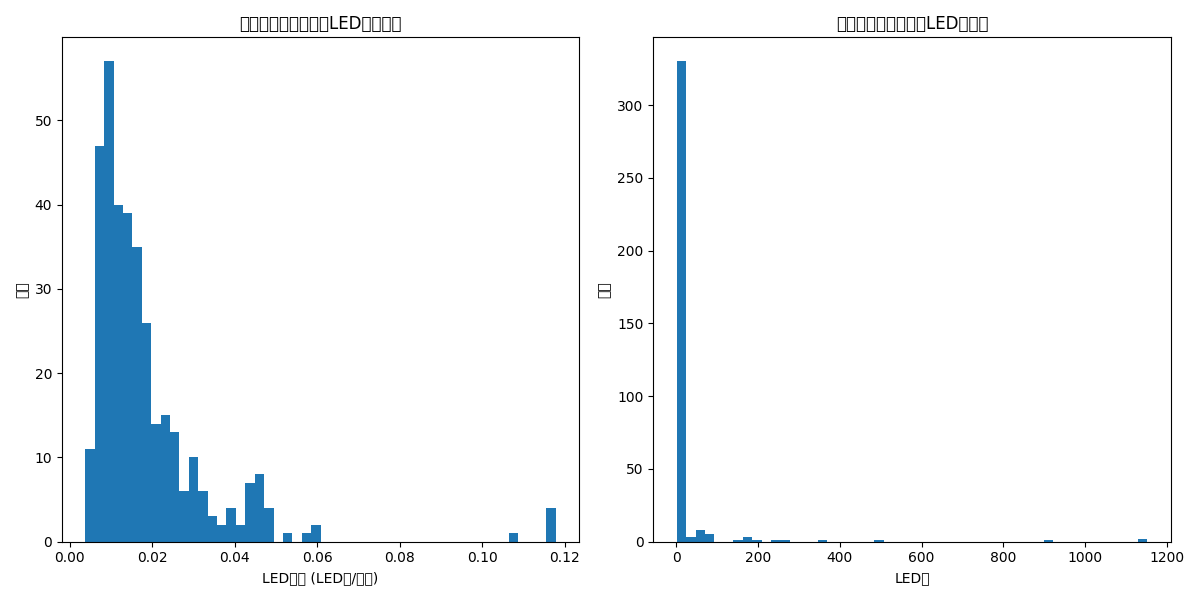
#> input picture server/app/services/led_database/improved_models/excluded_data_analysis.png, 1200 x 600 px
$ python -i pixelation_service.py   (imports and definitions only)   (older library calls are emulated)
#> lines starting #> are read from the running program, lines starting #| are printed output that depends on the picture
import cv2
import numpy as np
from typing import Tuple
from pydantic import BaseModel

class PixelationResponse(BaseModel):
    is_pixelated: bool
    pixelation_score: float

class PixelationService:
    def __init__(self):
        pass

    def is_pixelated(self, image_data: bytes, threshold: float = 0.5) -> Tuple[bool, float]:
        """
        Detect if an image is pixelated within a certain threshold.

        Args:
            image_data (bytes): The image data.
            threshold (float): The pixelation threshold.
                Scores above this value are considered pixelated.
                Defaults to 0.5.

        Returns:
            Tuple[bool, float]: A tuple containing:
                - bool: True if the image is considered pixelated, False otherwise.
                - float: The pixelation score, where higher values indicate more pixelation.

        Raises:
            ValueError: If there's an error processing the image.
        """
        try:
            # Convert bytes to numpy array
            nparr = np.frombuffer(image_data, np.uint8)
            img = cv2.imdecode(nparr, cv2.IMREAD_COLOR)

            # Convert to grayscale
            gray = cv2.cvtColor(img, cv2.COLOR_BGR2GRAY)

            # Apply Sobel edge detection
            sobelx = cv2.Sobel(gray, cv2.CV_64F, 1, 0, ksize=3)
            sobely = cv2.Sobel(gray, cv2.CV_64F, 0, 1, ksize=3)

            # Calculate the magnitude of gradients
            magnitude = np.sqrt(sobelx**2 + sobely**2)

            # Normalize the magnitude
            magnitude = cv2.normalize(magnitude, None, 0, 255, cv2.NORM_MINMAX)

            # Calculate the average magnitude
            avg_magnitude = np.mean(magnitude)

            # Calculate color transitions
            diff_horiz = np.abs(img[:, 1:] - img[:, :-1]).mean()
            diff_vert = np.abs(img[1:, :] - img[:-1, :]).mean()
            color_transition = (diff_horiz + diff_vert) / 2

            # Normalize color transition
            color_transition = color_transition / 255

            # Combine edge sharpness and color transition
            pixelation_score = (1 - avg_magnitude/255 + color_transition) / 2

            # Check if the score is above the threshold
            is_pixelated = pixelation_score > threshold

            return is_pixelated, pixelation_score

        except Exception as e:
            raise ValueError(f"Error processing image: {str(e)}")

def get_pixelation_service():
    return PixelationService()

>>> import cv2
>>> picture = cv2.imread('led_database/improved_models/excluded_data_analysis.png', cv2.IMREAD_GRAYSCALE)
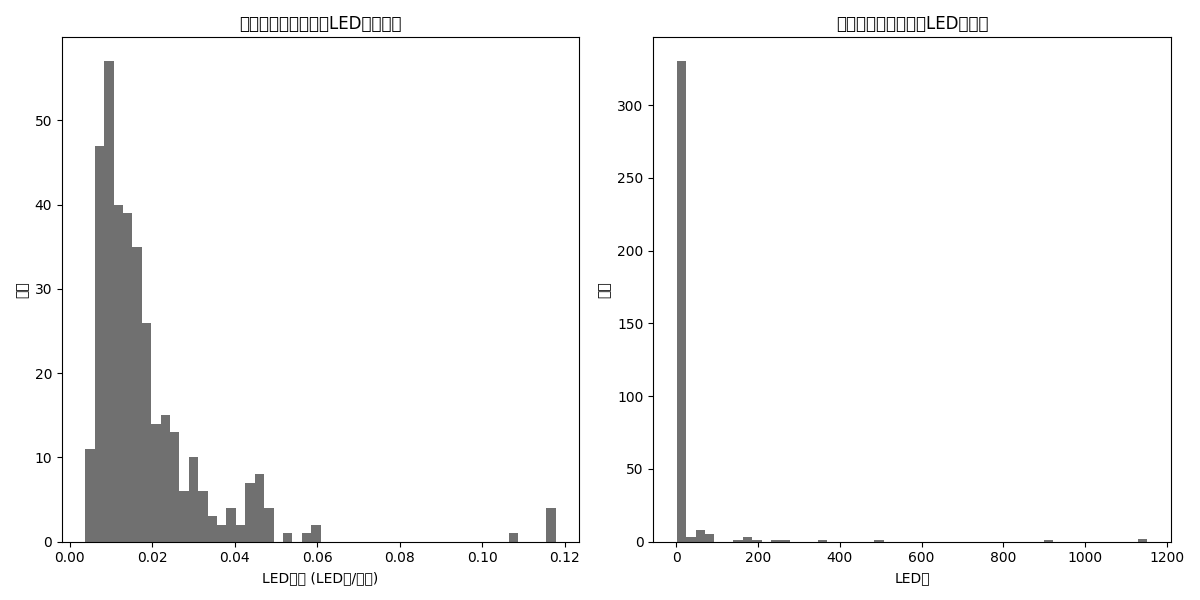
#> picture: shape (600, 1200); min 0, max 255, mean 245.4
>>> result = PixelationService().is_pixelated(picture)
#> (the run stopped early here; a loop or call above may not have finished)
